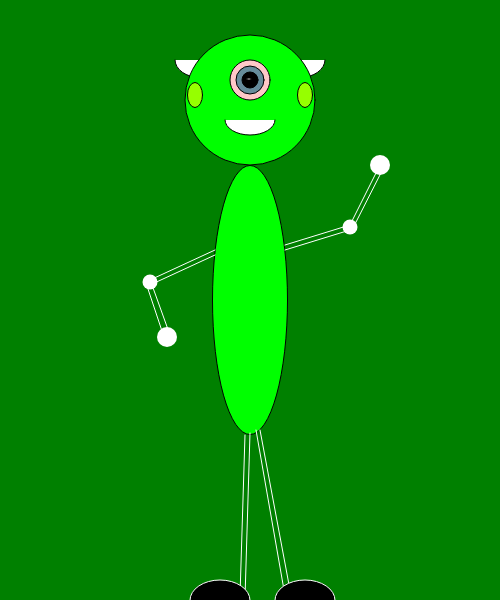
Frame 1 (no input)
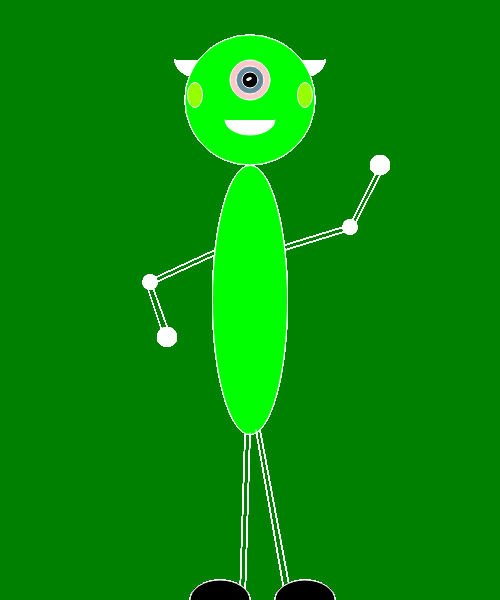
Frame 60 (no input)
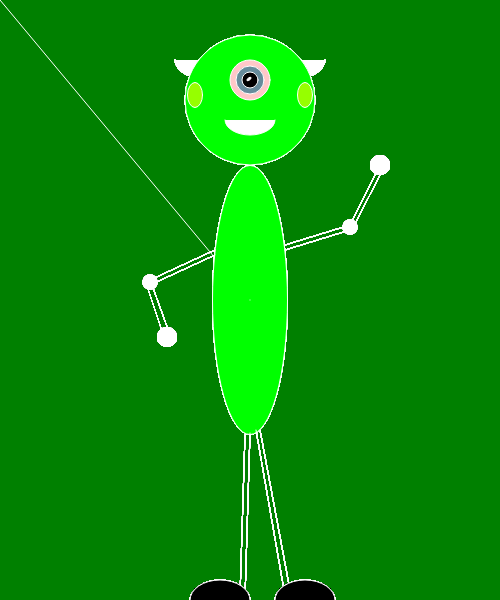
Frame 120 (the mouse pressed at the canvas centre since frame 60)

The p5.js sketch that drew these frames (run headless with seeded random() and noise() and a simulated clock; from frame 60 on, the mouse is pressed at the canvas centre):

// p5.js sketch
// ── sketch.js
let x = 0;

// Declare the setup function
function setup() {

  // create a canvas 500px wide and 600px high
  createCanvas( 500, 600 );

  // color the background 'green'
  background( 'green');
}
// Declare the draw function
function draw() {

// Create arcs behind head for horns.
fill('white')
arc(300, 60, 50, 35, TWO_PI, PI);
arc(200, 60, 50, 35, TWO_PI, PI);

// Color ellipses with integer RGBA notation
// Create ellipse positioned at ( x: 250, y: 100 ), with (w: 100, h: 100)
fill('rgba(0,255,0, 1)')
ellipse( 250, 100, 130, 130 );
//Create ellipse at ( x: 250, y: 300 ), with (w: 75, h: 260)
ellipse( 250, 300, 75, 269 )
// Color eyeball light pink
fill('rgba(255, 200, 200, 1)')
ellipse( 250, 80, 40, 40 );
// Color iris blue, semi-transparent
fill('rgba(0,100,125, .6)')
ellipse( 250, 80, 28, 28 )
// Create black pupil
fill('black')
ellipse( 250, 80, 16, 16 );

// Create white gleam on pupil. Rotate.  Elongate ellipse so rotation can be seen.
push();
translate(249, 79)
rotate(x);
fill('white')
ellipse( 0, 0, 5, 2 );
pop();

// Create arc for smile
fill('white')
arc(250, 120, 50, 30, TWO_PI, PI);
// Create ellipses for monster ears
fill('rgba(150, 255, 0, 1)')
ellipse(195, 95, 15, 25 );
ellipse(305, 95, 15, 25 );

// Legs
stroke(255);
line(250, 433, 245, 598);
line(245, 435, 240, 596);
line(260, 430, 290, 590);
line(256, 430, 284, 590);

// Feet
fill('black')
arc(220, 600, 60, 40, PI, TWO_PI)
arc(305, 600, 60, 40, PI, TWO_PI)

// Arms
line(285, 250, 350, 230)
line(285, 245, 350, 225);
line(350, 225, 380, 165);
line(352, 230, 385, 165);
line(215, 250, 150, 280);
line(215, 255, 150, 285);
line(152, 285, 170, 335);
line(145, 280, 165, 340);

//Create nubs for hands. Poor guy lost all 100 fingers in a tragic space accident.
push();
strokeWeight(20);
point( 380, 165 );
point( 167, 337 );
pop();

// Create elbows.
push();
strokeWeight(15);
point( 350, 227 );
point( 150, 282 );
pop();


// Define velocity of rotation for gleam in pupil
x = x + .1;

// Create option to click and draw a continuous line (to add my signature for screenshot)
stroke(255);
  if (mouseIsPressed === true) {
    line(mouseX, mouseY, pmouseX, pmouseY);
  }
}
